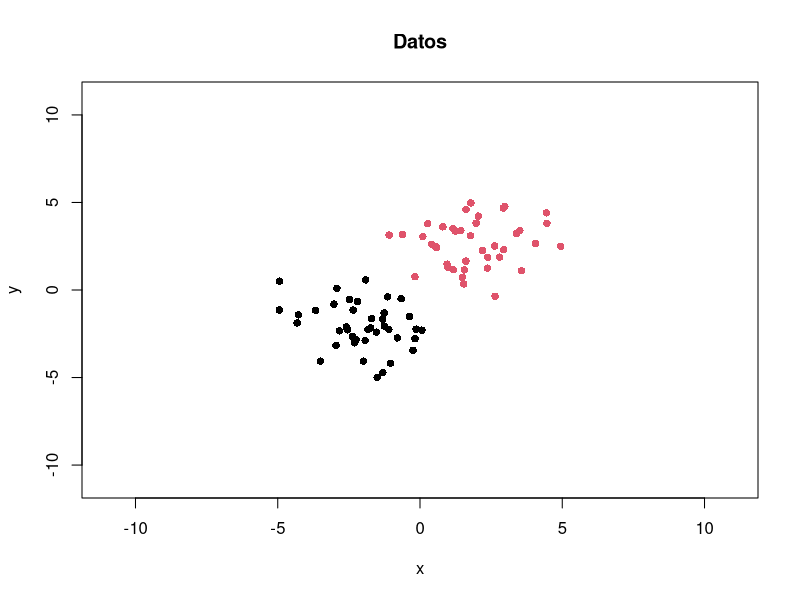
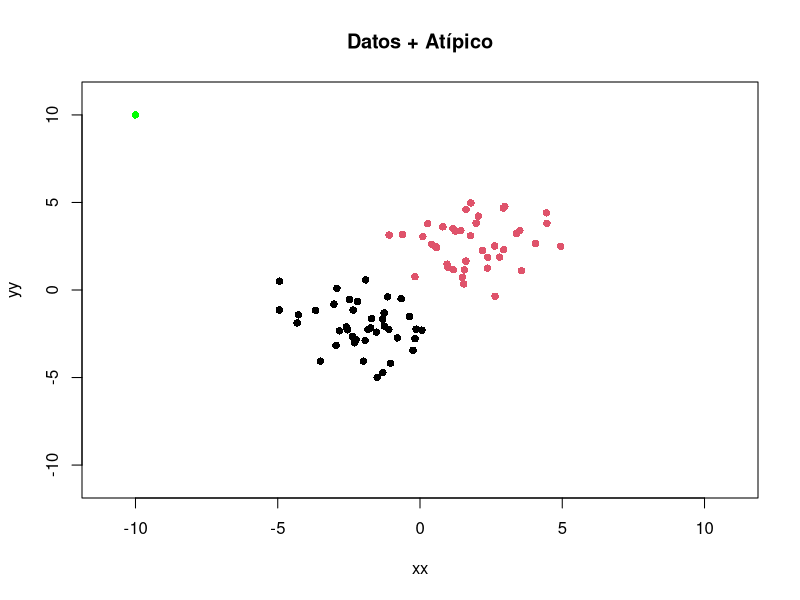
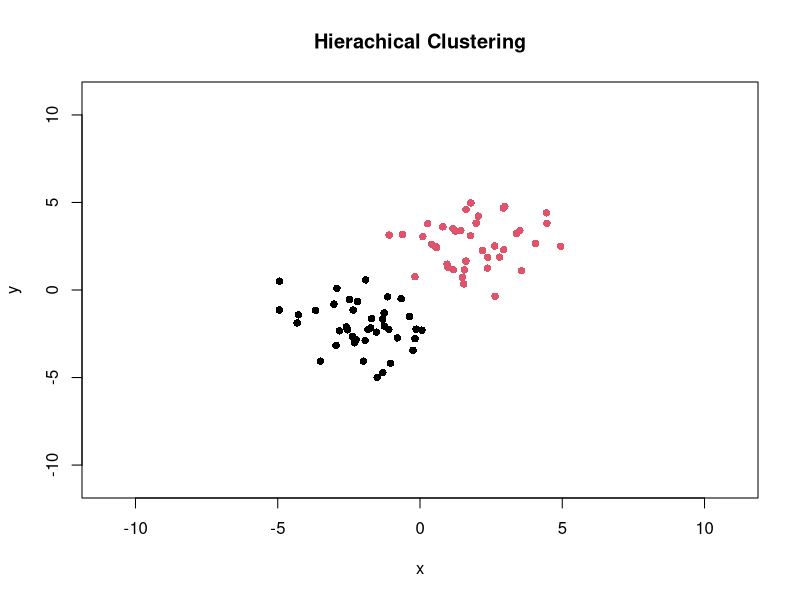
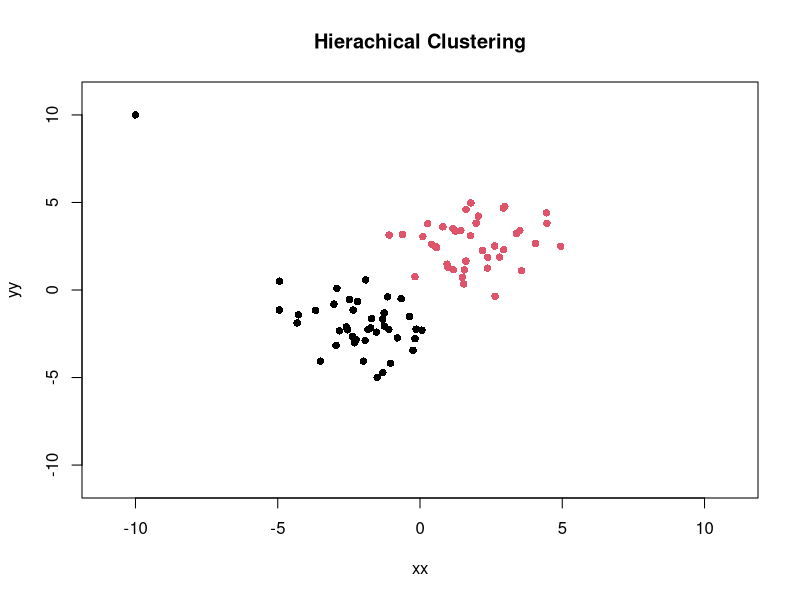
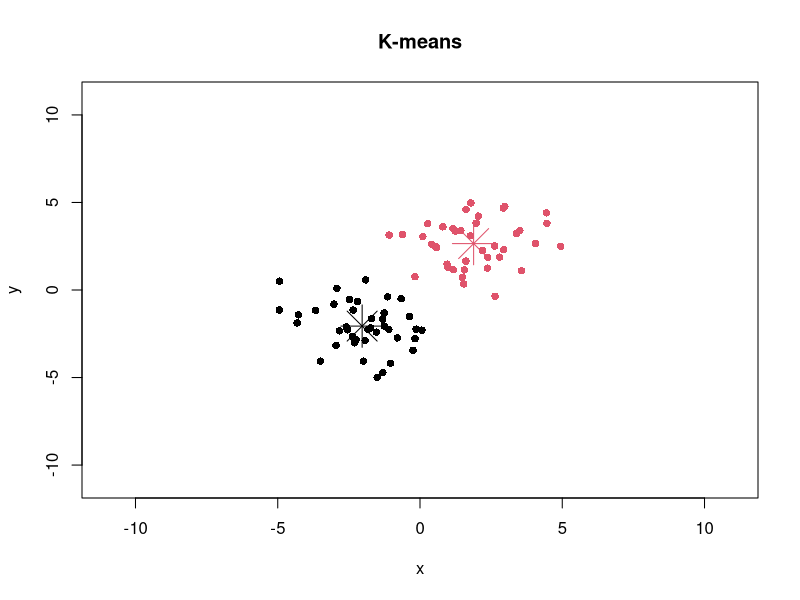
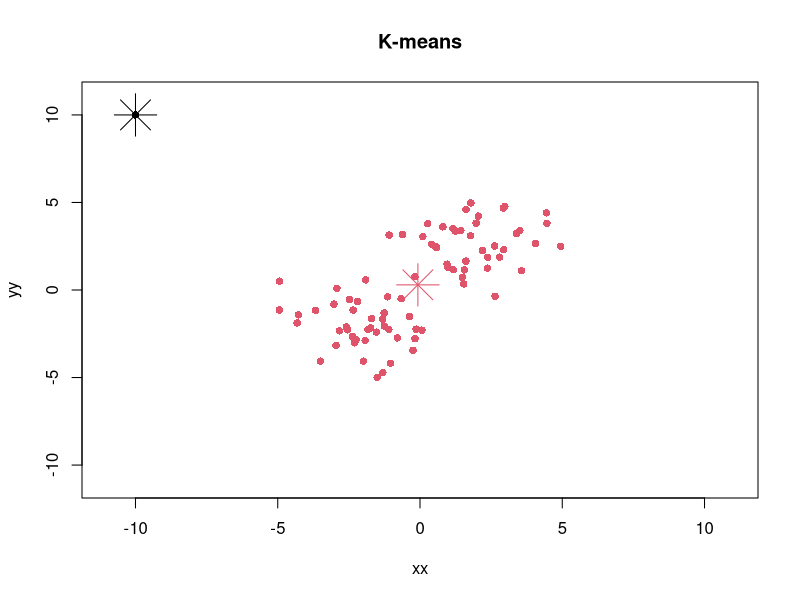

Generate these figures, in order, with R:
## Datos 
n= 40

x1<-rnorm(n,-2,1.5)
y1<-rnorm(n,-2,1.5)
x2<-rnorm(n,2,1.5)
y2<-rnorm(n,2,1.5)
x<-c(x1,x2)
y<-c(y1,y2)
plot(x,y, col = c(rep(1,n), rep(2,n)), xlim = c(-11,11), ylim = c(-11,11), 
     pch=16,main='Datos')

xx = c(x, -10)
yy = c(y, 10)
plot(xx,yy, col = c(rep(1,n), rep(2,n), 'green'), xlim = c(-11,11), 
     ylim = c(-11,11), pch=16, main='Datos + Atípico')

rm(x1, y1, x2, y2)

h<-hclust(dist(cbind(x,y)))
plot(x,y,col=cutree(h,k=2), pch = 16, xlim = c(-11,11), ylim = c(-11,11),
     main = 'Hierachical Clustering')

hh<-hclust(dist(cbind(xx,yy)))
plot(xx,yy,col=cutree(h,k=2),pch = 16, xlim = c(-11,11), ylim = c(-11,11),
     main = 'Hierachical Clustering')

data<-cbind(x,y)
cl1 <- kmeans(data, 2)
plot(data, col = cl1$cluster,pch=16, xlim = c(-11,11), ylim = c(-11,11), 
     main = 'K-means')
points(cl1$centers, col = 1:2, pch = 8, cex=4)

center = cl1$centers
center[1,1] = -10
center[1,2] = 10
data<-cbind(xx,yy)
cl2 <- kmeans(data, center)
plot(data, col = cl2$cluster,pch=16, xlim = c(-11,11), ylim = c(-11,11),
     main = 'K-means')
points(cl2$centers, col = 1:2, pch = 8, cex=4)
